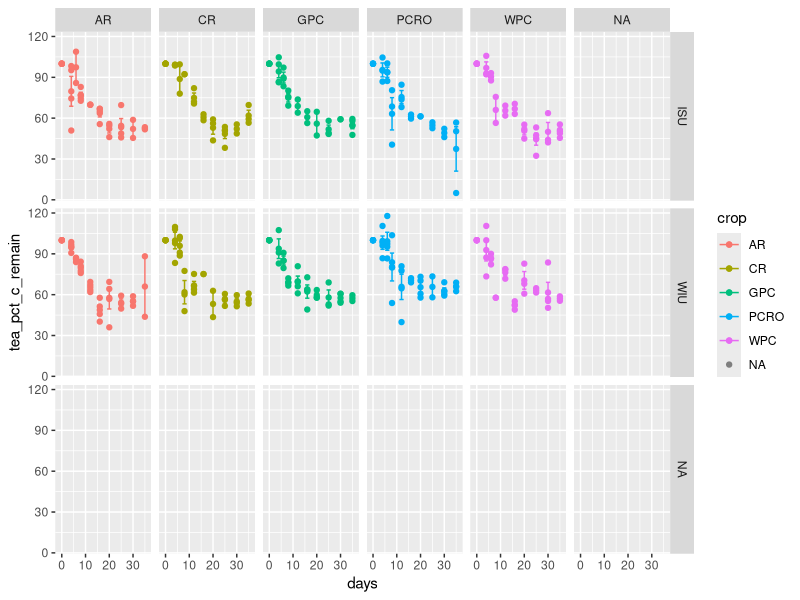

Generate this figure with R:
# LIBRARIES ----
library(tidyverse)

# READ IN THE DATA ----
decomp.df <- read_csv("output/cleaned raw data.csv")

# GET COLUMNS ALL SET UP TO BE THE RIGHT KIND OF THING ----
decomp.df <- decomp.df %>%
  mutate(location = as.factor(location),
         crop = as.factor(crop),
         tea_initial_drywt_g = as.numeric(tea_initial_drywt_g))

# CALCULATE PERCENT MASS REMAINING ----

# arrange - IMPORTANT BECAUSE PCT REMAIN CALC IS POSITIONAL BASED ON T0, THIS MUST BE CORRECT!!!!
decomp.df <- decomp.df %>%
  arrange(location, crop, block, days)

# forage bags ----
decomp.df <- decomp.df %>%
  mutate(
    forage_mass_loss = forage_initial_drywt_g - forage_final_drywt_g,
    forage_pct_remain = (forage_final_drywt_g / forage_initial_drywt_g) * 100) %>%
# calculate proportion of nutrient remaining
  mutate(
    forage_prop_c = forage_pct_c / 100, 
    forage_prop_n = forage_pct_n / 100) %>%
# calculate final weight of nutrient
  mutate(
    forage_final_c_g = forage_prop_c * forage_final_drywt_g,
    forage_final_n_g = forage_prop_n * forage_final_drywt_g)

# calculate the initial c for earch group of location, crop, block, using sample time 0 for that group
# for carbon
decomp.df <- decomp.df %>%
  group_by(location, crop, block) %>%
  mutate(forage_initial_c_g = ifelse(days == 0, forage_final_c_g, NA)) %>%
  fill(forage_initial_c_g, .direction = "down") %>%
  mutate(forage_pct_c_remain = forage_final_c_g / forage_initial_c_g * 100) %>%
  ungroup()

# for nitrogen
decomp.df <- decomp.df %>%
  group_by(location, crop, block) %>%
  mutate(forage_initial_n_g = ifelse(days == 0, forage_final_n_g, NA)) %>%
  fill(forage_initial_n_g, .direction = "down") %>%
  mutate(forage_pct_n_remain = forage_final_n_g / forage_initial_n_g * 100) %>%
  ungroup()

# tea bags ----
decomp.df <- decomp.df %>%
  mutate(
    tea_mass_loss = tea_initial_drywt_g - tea_final_drywt_g,
    tea_pct_remain = (tea_final_drywt_g / tea_initial_drywt_g) * 100) %>%
  # calculate proportion of nutrient remaining
  mutate(
    tea_prop_c = tea_pct_c / 100, 
    tea_prop_n = tea_pct_n / 100) %>%
  # calculate final weight of nutrient
  mutate(
    tea_final_c_g = tea_prop_c * tea_final_drywt_g,
    tea_final_n_g = tea_prop_n * tea_final_drywt_g)

# calculate the initial c for earch group of location, crop, block, using sample time 0 for that group
# for carbon
decomp.df <- decomp.df %>%
  group_by(location, crop, block) %>%
  mutate(tea_initial_c_g = ifelse(days == 0, tea_final_c_g, NA)) %>%
  fill(tea_initial_c_g, .direction = "down") %>%
  mutate(tea_pct_c_remain = tea_final_c_g / tea_initial_c_g * 100) %>%
  ungroup()

# for nitrogen
decomp.df <- decomp.df %>%
  group_by(location, crop, block) %>%
  mutate(tea_initial_n_g = ifelse(days == 0, tea_final_n_g, NA)) %>%
  fill(tea_initial_n_g, .direction = "down") %>%
  mutate(tea_pct_n_remain = tea_final_n_g / tea_initial_n_g * 100) %>%
  ungroup()

# REMOVE COLUMNS WE WILL NOT USE IN THE FUTURE ----
decomp.df <- decomp.df %>%
  select(location, crop, block, days, forage_pct_remain, forage_pct_c_remain, forage_pct_n_remain,
         tea_pct_remain, tea_pct_c_remain, tea_pct_n_remain)

# SAVE THE OUTPUT TO A CSV ----
write_csv(decomp.df, file = "output/pct remaining data.csv")

# SOME EARLY PLOTTING ----

# bill to look at 
decomp.df %>%
  ggplot(aes(days, tea_pct_c_remain, color = crop)) +
  stat_summary(fun = mean, geom = "point", na.rm = TRUE) +
  stat_summary(fun.data = mean_se, geom = "errorbar", na.rm = TRUE) +
  geom_point() +
  facet_grid(location~crop)

